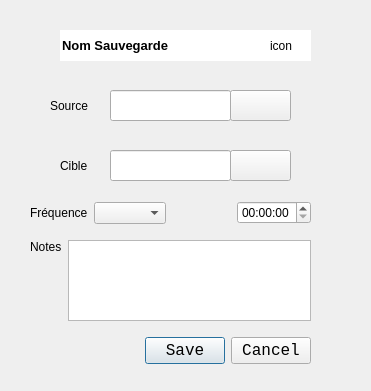
<?xml version="1.0" encoding="UTF-8"?>
<ui version="4.0">
 <class>FormSauvegarde</class>
 <widget class="QWidget" name="FormSauvegarde">
  <property name="geometry">
   <rect>
    <x>0</x>
    <y>0</y>
    <width>371</width>
    <height>391</height>
   </rect>
  </property>
  <property name="windowTitle">
   <string>Form</string>
  </property>
  <widget class="QLineEdit" name="lineEdit">
   <property name="geometry">
    <rect>
     <x>60</x>
     <y>30</y>
     <width>251</width>
     <height>31</height>
    </rect>
   </property>
   <property name="font">
    <font>
     <family>Arial</family>
     <pointsize>10</pointsize>
     <weight>75</weight>
     <bold>true</bold>
    </font>
   </property>
   <property name="styleSheet">
    <string notr="true"/>
   </property>
   <property name="text">
    <string>Nom Sauvegarde</string>
   </property>
   <property name="frame">
    <bool>false</bool>
   </property>
  </widget>
  <widget class="QLabel" name="icon">
   <property name="geometry">
    <rect>
     <x>270</x>
     <y>30</y>
     <width>41</width>
     <height>31</height>
    </rect>
   </property>
   <property name="text">
    <string>icon</string>
   </property>
  </widget>
  <widget class="QLabel" name="label_2">
   <property name="geometry">
    <rect>
     <x>50</x>
     <y>90</y>
     <width>51</width>
     <height>31</height>
    </rect>
   </property>
   <property name="text">
    <string>Source</string>
   </property>
  </widget>
  <widget class="QLineEdit" name="sourceInput">
   <property name="geometry">
    <rect>
     <x>110</x>
     <y>90</y>
     <width>121</width>
     <height>31</height>
    </rect>
   </property>
  </widget>
  <widget class="QPushButton" name="sourceChoiceButton">
   <property name="geometry">
    <rect>
     <x>230</x>
     <y>90</y>
     <width>61</width>
     <height>31</height>
    </rect>
   </property>
   <property name="text">
    <string/>
   </property>
  </widget>
  <widget class="QPushButton" name="targetChoiceButton">
   <property name="geometry">
    <rect>
     <x>230</x>
     <y>150</y>
     <width>61</width>
     <height>31</height>
    </rect>
   </property>
   <property name="text">
    <string/>
   </property>
  </widget>
  <widget class="QLineEdit" name="targetInput">
   <property name="geometry">
    <rect>
     <x>110</x>
     <y>150</y>
     <width>121</width>
     <height>31</height>
    </rect>
   </property>
  </widget>
  <widget class="QLabel" name="label_3">
   <property name="geometry">
    <rect>
     <x>60</x>
     <y>150</y>
     <width>51</width>
     <height>31</height>
    </rect>
   </property>
   <property name="text">
    <string>Cible</string>
   </property>
  </widget>
  <widget class="QDialogButtonBox" name="authButtonBox">
   <property name="geometry">
    <rect>
     <x>30</x>
     <y>330</y>
     <width>281</width>
     <height>41</height>
    </rect>
   </property>
   <property name="font">
    <font>
     <family>Monospace</family>
     <pointsize>12</pointsize>
    </font>
   </property>
   <property name="styleSheet">
    <string notr="true"/>
   </property>
   <property name="orientation">
    <enum>Qt::Horizontal</enum>
   </property>
   <property name="standardButtons">
    <set>QDialogButtonBox::Cancel|QDialogButtonBox::Save</set>
   </property>
   <property name="centerButtons">
    <bool>false</bool>
   </property>
  </widget>
  <widget class="QWidget" name="">
   <property name="geometry">
    <rect>
     <x>30</x>
     <y>200</y>
     <width>281</width>
     <height>26</height>
    </rect>
   </property>
   <layout class="QHBoxLayout" name="horizontalLayout">
    <item>
     <widget class="QLabel" name="label_4">
      <property name="text">
       <string>Fréquence</string>
      </property>
     </widget>
    </item>
    <item>
     <widget class="QComboBox" name="comboBox"/>
    </item>
    <item>
     <spacer name="horizontalSpacer">
      <property name="orientation">
       <enum>Qt::Horizontal</enum>
      </property>
      <property name="sizeHint" stdset="0">
       <size>
        <width>40</width>
        <height>20</height>
       </size>
      </property>
     </spacer>
    </item>
    <item>
     <widget class="QTimeEdit" name="timeEdit"/>
    </item>
   </layout>
  </widget>
  <widget class="QWidget" name="">
   <property name="geometry">
    <rect>
     <x>30</x>
     <y>240</y>
     <width>281</width>
     <height>81</height>
    </rect>
   </property>
   <layout class="QHBoxLayout" name="horizontalLayout_2">
    <item>
     <widget class="QLabel" name="label_5">
      <property name="text">
       <string>Notes</string>
      </property>
      <property name="alignment">
       <set>Qt::AlignLeading|Qt::AlignLeft|Qt::AlignTop</set>
      </property>
     </widget>
    </item>
    <item>
     <widget class="QTextEdit" name="notesInput"/>
    </item>
   </layout>
  </widget>
 </widget>
 <resources/>
 <connections/>
</ui>
